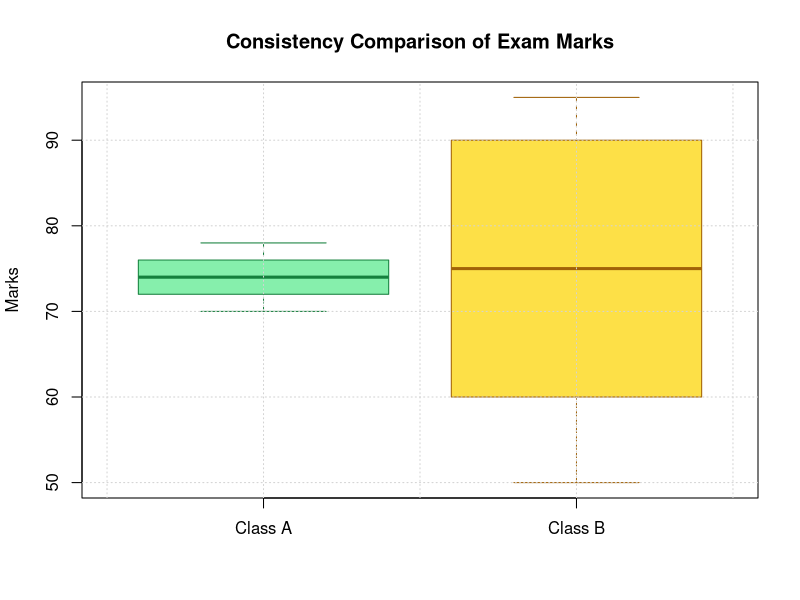

Write R code to recreate this figure.
# Question 39: Create two classes of marks; compare means, medians and SDs, draw boxplots and identify the more consistent class.

class_A <- c(70, 72, 75, 74, 76, 78, 71, 73, 77, 74)
class_B <- c(50, 65, 80, 95, 60, 85, 70, 90, 55, 92)

stats_A <- c(Mean=mean(class_A), Median=median(class_A), SD=sd(class_A))
stats_B <- c(Mean=mean(class_B), Median=median(class_B), SD=sd(class_B))

cat("--- Class Statistics Comparison ---\n")
print(data.frame(Metric=names(stats_A), Class_A=round(stats_A, 2), Class_B=round(stats_B, 2)))

png("../screenshots/q39_classes_boxplot.png", width=800, height=600, res=120)
boxplot(class_A, class_B, names=c("Class A", "Class B"), col=c("#86efac", "#fde047"),
        border=c("#15803d", "#a16207"), main="Consistency Comparison of Exam Marks",
        ylab="Marks")
grid()
dev.off()

cat("\nConsistency Decision:\n")
cat("Class A has a much lower standard deviation (SD =", round(stats_A["SD"], 2),
    ") compared to Class B (SD =", round(stats_B["SD"], 2), ").\n")
cat("Therefore, Class A is considerably MORE CONSISTENT.\n")
cat("Boxplot saved to screenshots/q39_classes_boxplot.png\n")
